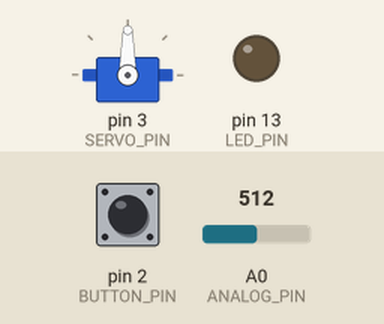
This sketch was run on a simulated Arduino Uno, built with avr-gcc and run on an emulated ATmega328P. On the bench: servo, output pins drawn as LEDs (lit = HIGH). Inputs (shaded band) come from the test bench; at power-on: A0 (ANALOG_PIN) = 512, pin 2 (BUTTON_PIN) LOW.

Above: at 1.2 s.
1.3 s: A0 (ANALOG_PIN) set to 716
At 1.7 s:
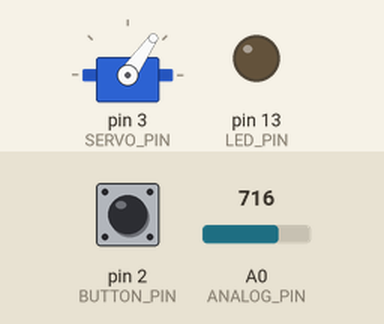
2.8 s: pin 2 (BUTTON_PIN) pulled HIGH for 0.15 s
At 2.88 s:
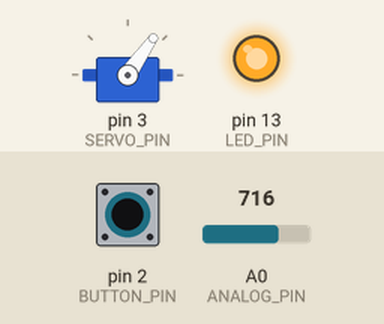
4.4 s: A0 (ANALOG_PIN) set to 900
At 5.3 s:
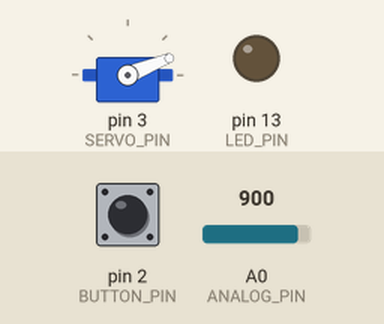
5.9 s: pin 2 (BUTTON_PIN) pulled HIGH for 1 s
At 6.6 s:
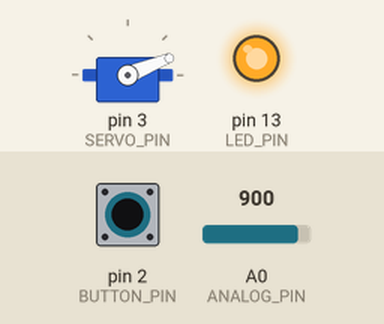
8.4 s: A0 (ANALOG_PIN) set to 1023
At 9.6 s:
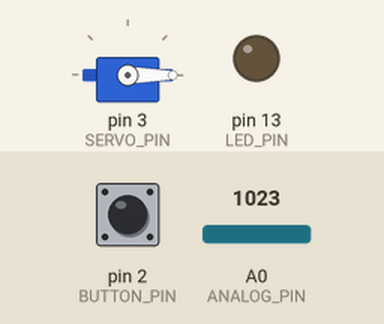
9.9 s: pin 2 (BUTTON_PIN) pulled HIGH for 0.15 s
At 9.98 s:
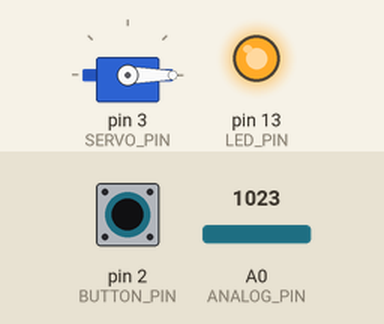
Timing chart, 0 to 12.5 s (numbered marks = the images above; inputs shaded):
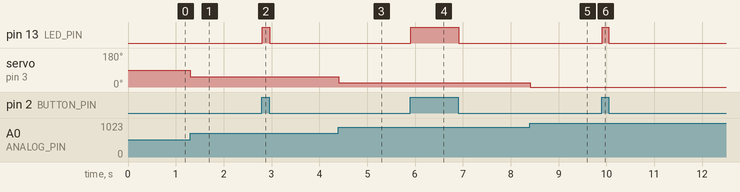

Measured:
- after the input at 1.3 s, servo on pin 3 (SERVO_PIN): 90° → 55° at once
- after the input at 2.8 s, pin 13 (LED_PIN): LOW → HIGH at once, → LOW 0.15 s later
- after the input at 4.4 s, servo on pin 3 (SERVO_PIN): 55° → 22° at once
- after the input at 5.9 s, pin 13 (LED_PIN): LOW → HIGH at once, → LOW 1.0 s later
- after the input at 8.4 s, servo on pin 3 (SERVO_PIN): 22° → 0° at once
- after the input at 9.9 s, pin 13 (LED_PIN): LOW → HIGH at once, → LOW 0.14 s later

The sketch:

basicKitTest.ino
```cpp
/*
 Basic Kit Test
 Control the LED by pressing the button.
 Control the servo by turning the knob.

Button - Digital Pin 2
Servo - Digital Pin 3
LED - Digital Pin 13
Knob - Analog Pin 0


 */
#include <Servo.h>

// constants won't change. They're used here to
// set pin numbers:

const int ANALOG_PIN = 0;
const int SERVO_PIN = 3;      //pin number for the led pin - this is 'const' since it will not change during code, and saves Arduino memory
const int SERVO_MIN = 0;
const int SERVO_MAX = 180;
const int SERVO_CENTER = 90;
const int BUTTON_PIN = 2;     // the number of the pushbutton pin
const int LED_PIN =  13;      // the number of the LED pin

// variables will change:
int buttonState = 0;         // variable for reading the pushbutton status
int analogSensorValue;    //the raw value read from the analog sensor
int servoValue;           //holds the current PWM value (0-255)\

Servo servo1;             //create servo object, 'servo1'

void setup() {

  pinMode(LED_PIN, OUTPUT); // initialize the LED pin as an output:
  pinMode(BUTTON_PIN, INPUT);// initialize the pushbutton pin as an input:
  servo1.attach(SERVO_PIN); //attach the servo on pin SERVO_PIN


}

void loop() {
  // read the state of the pushbutton value:
  buttonState = digitalRead(BUTTON_PIN);

  // check if the pushbutton is pressed.
  // if it is, the buttonState is HIGH:
  if (buttonState == HIGH) {
    // turn LED on:
    digitalWrite(LED_PIN, HIGH);
  } else {
    // turn LED off:
    digitalWrite(LED_PIN, LOW);
  }

  analogSensorValue = analogRead(ANALOG_PIN);   //read the analog sensor and store it in 'analogSensorValue'

  servoValue = map(analogSensorValue, 0, 1023, SERVO_MAX, SERVO_MIN);  //the map functions converts a number from one range to another, so the analog input is mapped to the servo microsecond values
  servo1.write(servoValue);  //send the servo to the value in 'servoValue', thus adjusting the servo based on the analog input
  delay(10);  //short delay to account for servo movement


}
```
